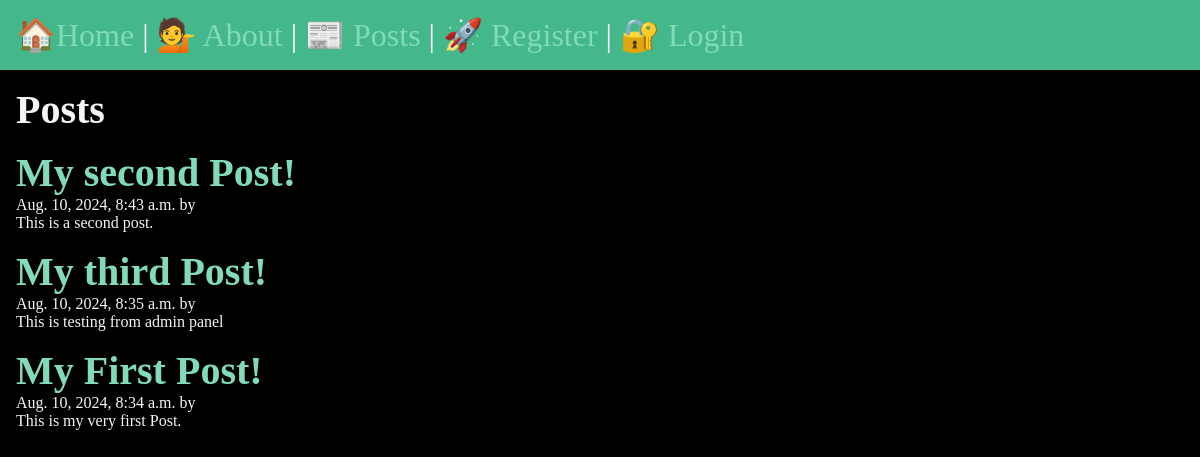
/posts/, run on an earlier commit of the app's database.
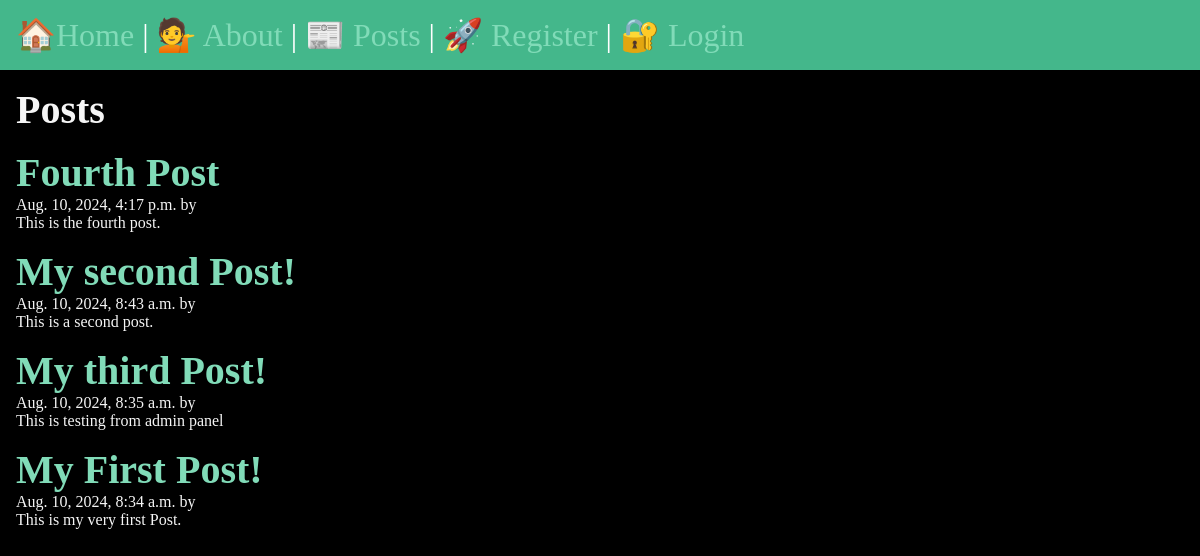
And on a later commit of the database.
### posts/models.py (models this page shows, shortened)
class Post(models.Model):
    title = models.CharField(max_length=100)
    body = models.TextField(max_length=1000)
    slug = models.SlugField()
    published_at = models.DateTimeField(null=True, blank=True)
    banner = models.ImageField(default="fallback.png", blank=True)
    author = models.ForeignKey(User, on_delete=models.CASCADE, default=None)

### posts/views.py (the view)
# urls.py: path('', views.posts_list, name="list"),
def posts_list(request):
    posts = Post.objects.all().order_by("-published_at")
    return render(request, "posts/posts_list.html", {"posts": posts})

### posts/templates/posts/posts_list.html (shortened to what this page needs)
{% extends "layout.html" %}
{% block content %}
    <section>
        <h1>Posts</h1>
        {% for post in posts %}
            <article>
                <h2>
                    <a href="{% url 'posts:page' slug=post.slug %}">
                        {{ post.title }}
                    </a>
                </h2>
                <p>{{ post.published_at }} by {{ post.author }}</p>
                <p>{{ post.body }}</p>
            </article>
        {% endfor %}
    </section>
{% endblock %}

What changed in the data, as far as the page shows it:
added Post: title "Fourth Post", published_at "Aug. 10, 2024, 4:17 p.m.", body "This is the fourth post."
